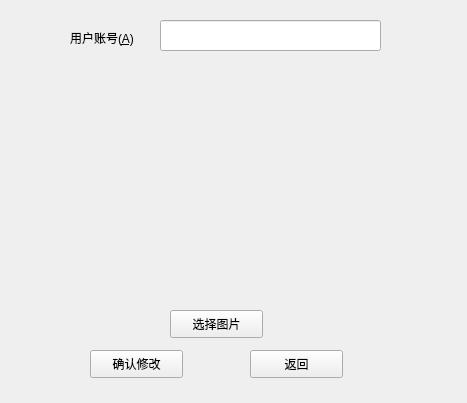
<?xml version="1.0" encoding="UTF-8"?>
<ui version="4.0">
 <class>face_renew</class>
 <widget class="QWidget" name="face_renew">
  <property name="geometry">
   <rect>
    <x>0</x>
    <y>0</y>
    <width>467</width>
    <height>403</height>
   </rect>
  </property>
  <property name="windowTitle">
   <string>Form</string>
  </property>
  <widget class="QLabel" name="label_img_display">
   <property name="geometry">
    <rect>
     <x>50</x>
     <y>60</y>
     <width>351</width>
     <height>231</height>
    </rect>
   </property>
   <property name="text">
    <string/>
   </property>
  </widget>
  <widget class="QPushButton" name="pushButton">
   <property name="geometry">
    <rect>
     <x>90</x>
     <y>350</y>
     <width>93</width>
     <height>28</height>
    </rect>
   </property>
   <property name="text">
    <string>确认修改</string>
   </property>
  </widget>
  <widget class="QPushButton" name="pushButton_2">
   <property name="geometry">
    <rect>
     <x>250</x>
     <y>350</y>
     <width>93</width>
     <height>28</height>
    </rect>
   </property>
   <property name="text">
    <string>返回</string>
   </property>
  </widget>
  <widget class="QPushButton" name="pushButton_3">
   <property name="geometry">
    <rect>
     <x>170</x>
     <y>310</y>
     <width>93</width>
     <height>28</height>
    </rect>
   </property>
   <property name="text">
    <string>选择图片</string>
   </property>
  </widget>
  <widget class="QLabel" name="label">
   <property name="geometry">
    <rect>
     <x>70</x>
     <y>30</y>
     <width>101</width>
     <height>16</height>
    </rect>
   </property>
   <property name="text">
    <string>用户账号(&amp;A)</string>
   </property>
   <property name="buddy">
    <cstring>lineEdit_account</cstring>
   </property>
  </widget>
  <widget class="QLineEdit" name="lineEdit_account">
   <property name="geometry">
    <rect>
     <x>160</x>
     <y>20</y>
     <width>221</width>
     <height>31</height>
    </rect>
   </property>
  </widget>
 </widget>
 <resources/>
 <connections/>
</ui>
